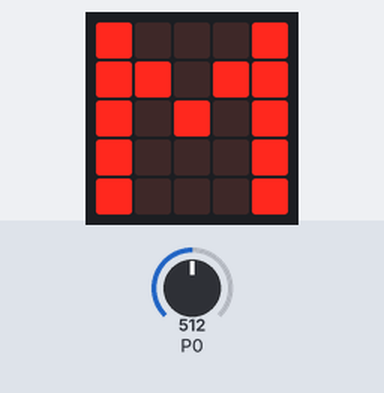
Bench run of a program on a simulated BBC micro:bit running MicroPython. Shown: the board's 5×5 LED display. Inputs (shaded band) come from the test bench; at power-on: P0 = 512 (analog values on the 0–1023 scale).

Above: at 1.2 s.
1.3 s: P0 set to 716
At 2.2 s:
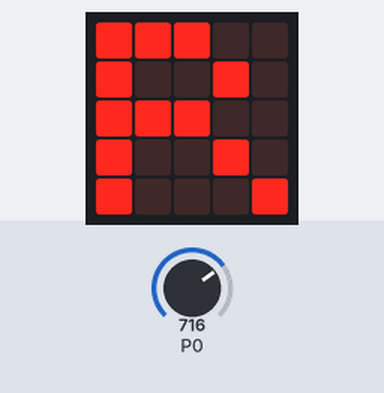
2.8 s: P0 set to 900
At 3.5 s:
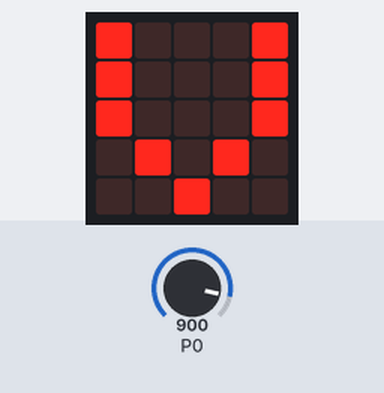
4.3 s: P0 set to 1023
At 4.8 s:
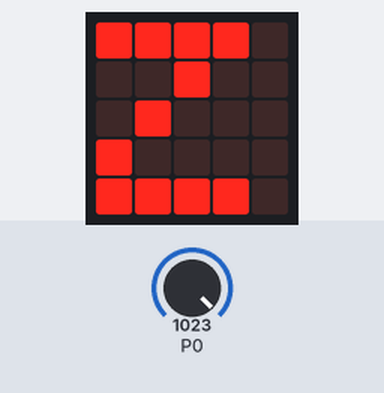
5.8 s: P0 set to 306
At 6.1 s:
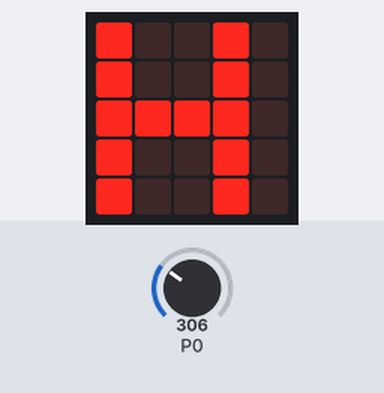
7.3 s: P0 set to 122
At 8.5 s:
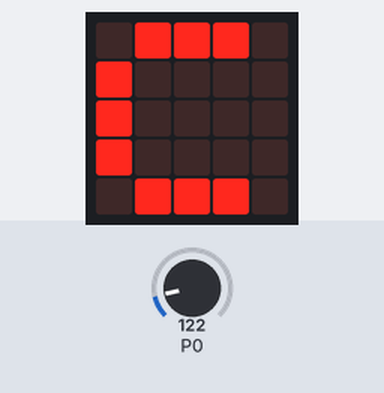
8.8 s: P0 set to 0
At 9.8 s:
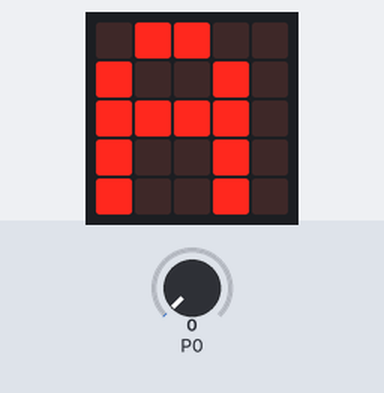
Timing chart, 0 to 11.3 s (numbered marks = the images above; inputs shaded):
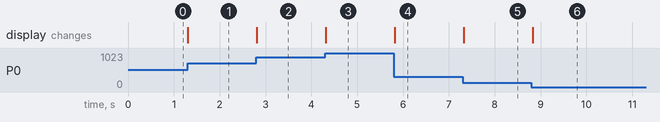

Measured:
- after the input at 1.3 s, the display: changes at once (image 1)
- after the input at 2.8 s, the display: changes at once (image 2)
- after the input at 4.3 s, the display: changes at once (image 3)
- after the input at 5.8 s, the display: changes at once (image 4)
- after the input at 7.3 s, the display: changes at once (image 5)
- after the input at 8.8 s, the display: changes at once (image 6)

The program:

readPot.py
```python
# Control the letter on the micro:bit display using the knob
# Use the wiring shown in Step 5 of https://www.littlebird.com.au/learn/81/control-led-brightness-using-a-potentiometer
# A video showing the code running is at https://www.youtube.com/watch?v=XBRpxwPERyA

from microbit import *

value = 0
while True:
    value = pin0.read_analog()
    number = int(value/1023 * 25)
    letter = chr(number+65)
    display.show(letter)
    sleep(100)
```
